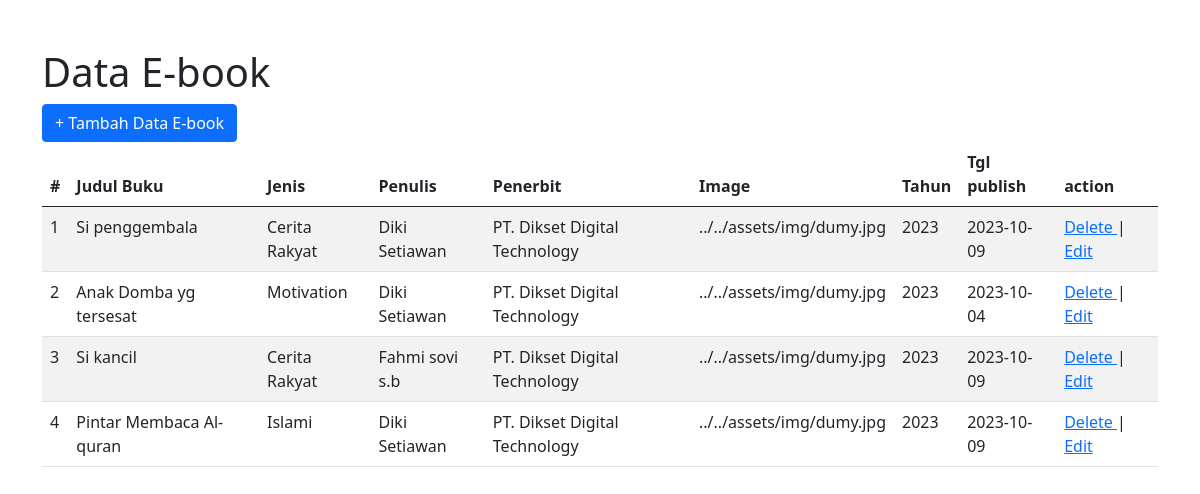
The app's page /admin/index.php with its own data.
### tables this page shows
CREATE TABLE `buku` (
  `id` int(11) NOT NULL,
  `judul_buku` varchar(50) NOT NULL,
  `jenis_buku` varchar(50) NOT NULL,
  `penulis` varchar(50) NOT NULL,
  `penerbit` varchar(50) NOT NULL,
  `img` varchar(225) NOT NULL,
  `description` text NOT NULL,
  `tahun_terbit` year(4) NOT NULL,
  `create_upload` date NOT NULL
);

### view/index.php (called while the page is built)
<?php
class Buku
{
    protected $db;
    public function __construct($db)
    {
        $this->db = $db;
    }
    public function bukuDigital()
    {
        $sql = "SELECT * FROM buku";
        $result = $this->db->query($sql);
        return $result;
    }
}

### admin/index.php (the view, shortened to what this page needs)
<!doctype html>
<html lang="en">
<head>
    <link href="https://cdn.jsdelivr.net/npm/bootstrap@5.0.2/dist/css/bootstrap.min.css" rel="stylesheet">
</head>
<body>
    <div class="container">
        <div class="row mt-5">
            <h1>Data E-book</h1>
            <div>
                <button type="button" class="btn btn-primary" data-bs-toggle="modal" data-bs-target="#myModal">
                    + Tambah Data E-book
                </button>
            </div>
            <div class="col">
                <table class="table table-striped">
                    <thead>
                        <tr>
                            <th>#</th>
                            <th>Judul Buku</th>
                            <th>Jenis</th>
                            <th>Penulis</th>
                            <th>Penerbit</th>
                            <th>Image</th>
                            <th>Tahun</th>
                            <th>Tgl publish</th>
                            <th>action</th>
                        </tr>
                    </thead>
                    <tbody>
                        <?php $no = 1;
                        include '../view/index.php';
                        $coba = new Buku($conn);
                        $result = $coba->bukuDigital();
                        while ($row = $result->fetch_assoc()) {
                            echo "<tr>";
                            echo "<td>" . $no++;
                            echo "<td>" . $row['judul_buku'] . "</td>";
                            echo "<td>" . $row['jenis_buku'] . "</td>";
                            echo "<td>" . $row['penulis'] . "</td>";
                            echo "<td>" . $row['penerbit'] . "</td>";
                            echo "<td>" . $row['img'] . "</td>";
                            echo "<td>" . $row['tahun_terbit'] . "</td>";
                            echo "<td>" . $row['create_upload'] . "</td>";
                            echo "<td> <a href='#'> Delete </a>| <a href='#'> Edit </a> </td>";
                            echo "</tr>";
                        }
                        ?>
                    </tbody>
                </table>
            </div>
        </div>
    </div>
</body>
</html>

### records on screen
buku: judul_buku "Si penggembala", jenis_buku "Cerita Rakyat", penulis "Diki Setiawan", penerbit "PT. Dikset Digital Technology", img "../../assets/img/dumy.jpg", tahun_terbit "2023", create_upload "2023-10-09"
buku: judul_buku "Anak Domba yg tersesat", jenis_buku "Motivation", penulis "Diki Setiawan", penerbit "PT. Dikset Digital Technology", img "../../assets/img/dumy.jpg", tahun_terbit "2023", create_upload "2023-10-04"
buku: judul_buku "Si kancil", jenis_buku "Cerita Rakyat", penulis "Fahmi sovi s.b", penerbit "PT. Dikset Digital Technology", img "../../assets/img/dumy.jpg", tahun_terbit "2023", create_upload "2023-10-09"
buku: judul_buku "Pintar Membaca Al-quran", jenis_buku "Islami", penulis "Diki Setiawan", penerbit "PT. Dikset Digital Technology", img "../../assets/img/dumy.jpg", tahun_terbit "2023", create_upload "2023-10-09"
